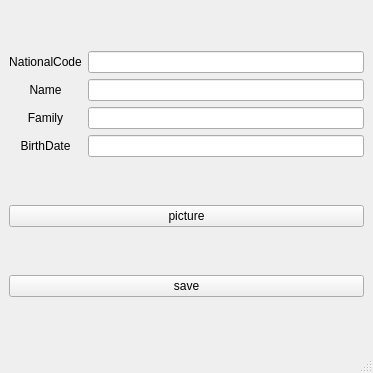
<?xml version="1.0" encoding="UTF-8"?>
<ui version="4.0">
 <class>MainWindow</class>
 <widget class="QMainWindow" name="MainWindow">
  <property name="geometry">
   <rect>
    <x>0</x>
    <y>0</y>
    <width>373</width>
    <height>373</height>
   </rect>
  </property>
  <property name="windowTitle">
   <string>Edit Form</string>
  </property>
  <widget class="QWidget" name="centralwidget">
   <layout class="QVBoxLayout" name="verticalLayout">
    <item>
     <layout class="QGridLayout" name="gridLayout">
      <item row="0" column="0">
       <widget class="QLabel" name="label">
        <property name="text">
         <string>NationalCode</string>
        </property>
        <property name="alignment">
         <set>Qt::AlignCenter</set>
        </property>
       </widget>
      </item>
      <item row="1" column="0">
       <widget class="QLabel" name="label_2">
        <property name="text">
         <string>Name</string>
        </property>
        <property name="alignment">
         <set>Qt::AlignCenter</set>
        </property>
       </widget>
      </item>
      <item row="2" column="1">
       <widget class="QLineEdit" name="efamily"/>
      </item>
      <item row="1" column="1">
       <widget class="QLineEdit" name="ename"/>
      </item>
      <item row="0" column="1">
       <widget class="QLineEdit" name="ecode"/>
      </item>
      <item row="2" column="0">
       <widget class="QLabel" name="label_3">
        <property name="text">
         <string>Family</string>
        </property>
        <property name="alignment">
         <set>Qt::AlignCenter</set>
        </property>
       </widget>
      </item>
      <item row="3" column="0">
       <widget class="QLabel" name="label_4">
        <property name="text">
         <string>BirthDate</string>
        </property>
        <property name="alignment">
         <set>Qt::AlignCenter</set>
        </property>
       </widget>
      </item>
      <item row="3" column="1">
       <widget class="QLineEdit" name="ebirthdate"/>
      </item>
     </layout>
    </item>
    <item>
     <widget class="QPushButton" name="e_pic">
      <property name="text">
       <string>picture</string>
      </property>
     </widget>
    </item>
    <item>
     <widget class="QPushButton" name="esave">
      <property name="text">
       <string>save</string>
      </property>
     </widget>
    </item>
   </layout>
  </widget>
  <widget class="QMenuBar" name="menubar">
   <property name="geometry">
    <rect>
     <x>0</x>
     <y>0</y>
     <width>373</width>
     <height>22</height>
    </rect>
   </property>
  </widget>
  <widget class="QStatusBar" name="statusbar"/>
 </widget>
 <resources/>
 <connections/>
</ui>
